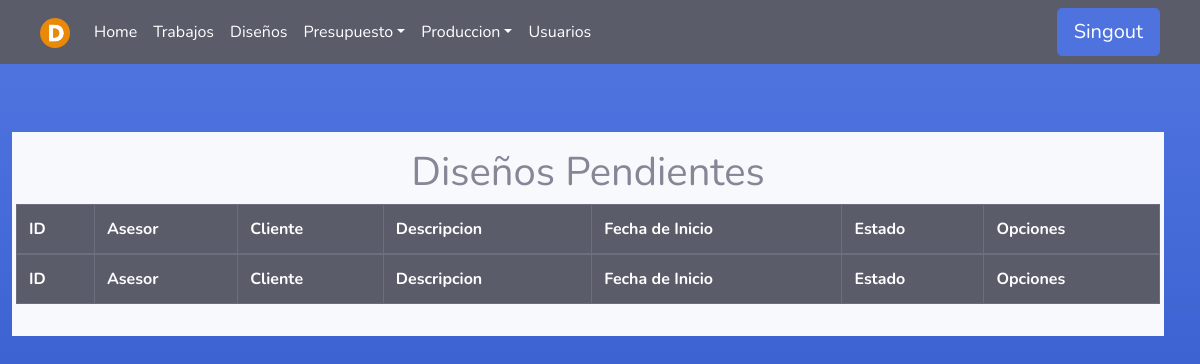
Page /Designs/ (signed in) on the earlier database version.
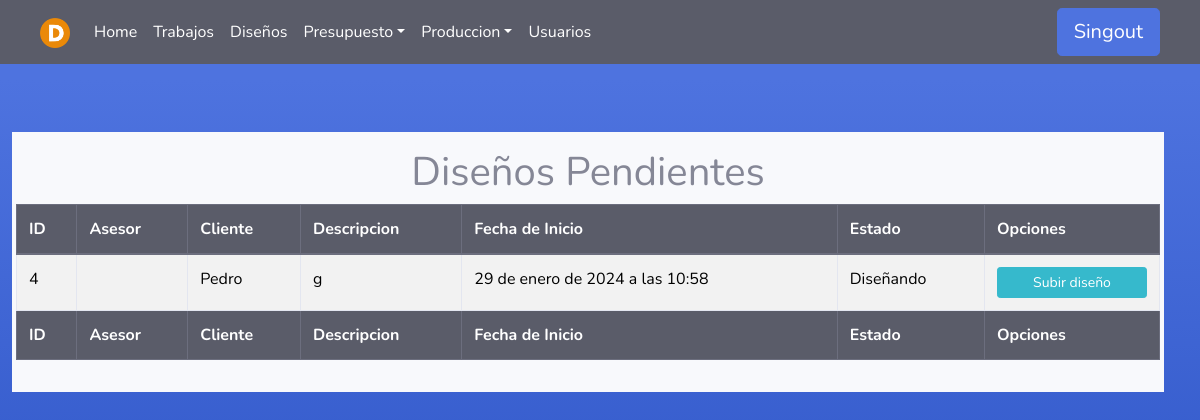
Same page on the later database version.
### Asesores/models.py (models this page shows)
class Presupuesto(models.Model):
    asesor = models.ForeignKey(User, on_delete=models.PROTECT, null=False, blank=False)
    fecha_inicio = models.DateTimeField(null=False, auto_now_add=True, blank=False)
    cliente = models.CharField(max_length=100, null=False, blank=False)
    descripcion = models.TextField(null=False, blank=False)
    estado=models.TextField(null=True, blank=True)
    fecha_fin = models.DateTimeField(null=True, blank=True)

### Disenadores/views.py (the view)
# urls.py: path('Designs/', disenador_views.listadoP , name='Designs'),
@login_required(login_url='index')
def listadoP(request):
    user = request.user
    if user.groups.filter(name='Designer').exists():
        pres = Presupuesto.objects.filter(fecha_fin=None, asesor=user, estado='Diseñando')
        return render(request, 'Designer/listado_disenos_pendientes.html', {'pres': pres})
    elif (user.groups.filter(name='Administrador').exists() or user.is_superuser):
        pres = Presupuesto.objects.filter(fecha_fin=None, estado='Diseñando')
        return render(request, 'Designer/listado_disenos_pendientes.html', {'pres': pres})
    else:
        error = "No tienes permiso para acceder a esta página."
        return render(request, '404.html', {'error': error})

### Templates/Designer/listado_disenos_pendientes.html (shortened to what this page needs)
{% extends 'tables.html' %}
{% block botones%}
<div class="text-center">
    <h1>Diseños Pendientes</h1>
</div>
{% endblock %}
{% load static %}
{% block head %}
<th>ID</th>
{% if user.is_superuser or user.groups.all.0.name == "Administrador" %}
<th>Asesor</th>
{% endif %}
<th>Cliente</th>
<th>Descripcion</th>
<th>Fecha de Inicio</th>
<th>Estado</th>
<th>Opciones</th>
{% endblock %}
{% block tbody %}
{% for p in pres %}
<tr>
    <td>{{ p.id }}</td>
    {% if user.is_superuser or user.groups.all.0.name == "Administrador" %}
    <td>{{ p.asesor.first_name}} {{ p.asesor.last_name}}</td>
    {% endif %}
    <td>{{ p.cliente }}</td>
    <td>{{ p.descripcion }}</td>
    <td>{{ p.fecha_inicio }}</td>
    <td>{{ p.estado }}</td>
    <td>
        <div>
            <a class="btn btn-info btn-sm btn-block" href="/Designs/SubirArchivo/{{p.id }}">Subir diseño</a>
        </div>
    </td>
</tr>
{% endfor %}
{% endblock %}
{% block footer %}
<th>ID</th>
{% if user.is_superuser or user.groups.all.0.name == "Administrador" %}
<th>Asesor</th>
{% endif %}
<th>Cliente</th>
<th>Descripcion</th>
<th>Fecha de Inicio</th>
<th>Estado</th>
<th>Opciones</th>
{% endblock %}

Differences in the rows shown:
added Presupuesto: id "4", cliente "Pedro", descripcion "g", fecha_inicio "29 de enero de 2024 a las 10:58", estado "Diseñando"
